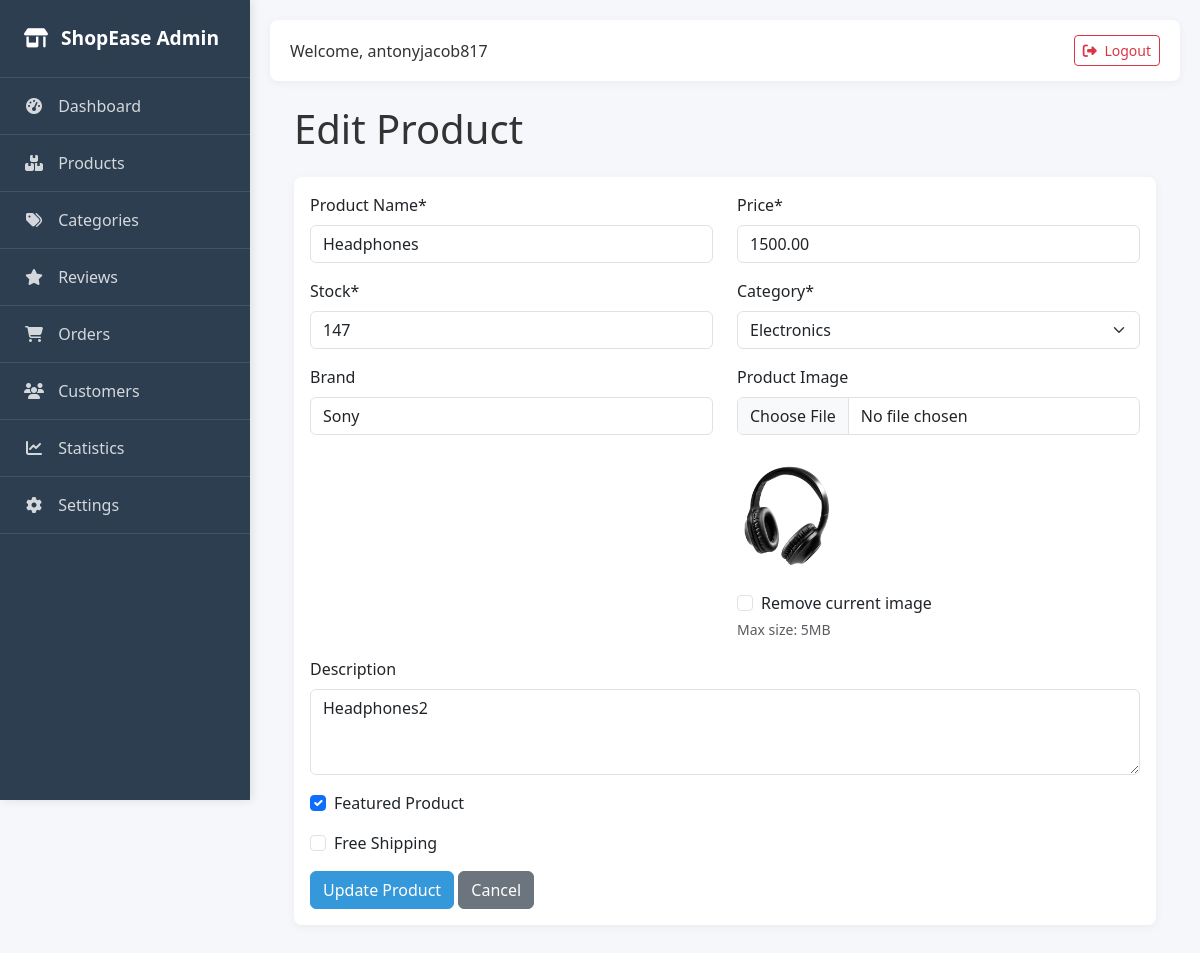
Screenshot of /ecomadmin/products/edit/12/ (signed in) with the database file from the repository.
### client_app/models.py (models this page shows, shortened)
class product(models.Model):
    name = models.CharField(max_length=100, null=True)
    price = models.DecimalField(max_digits=10, decimal_places=2, null=True)
    stock = models.IntegerField(null=True)
    brand = models.CharField(max_length=50, null=True)
    description = models.TextField(null=True)
    featured = models.BooleanField(default=False)
    free_shipping = models.BooleanField(default=False)
    product_image = models.ImageField(upload_to='media', null=True)
    category = models.CharField(max_length=50, null=True)

### client_app/views.py (the view, shortened to what this page needs)
# urls.py: path('products/edit/<int:product_id>/', views.edit_product, name='admin_edit_product'),
@login_required
@user_passes_test(is_admin)
def edit_product(request, product_id):
    product_obj = get_object_or_404(product, id=product_id)
    categories = product.objects.exclude(category__isnull=True).exclude(category__exact='').values_list('category', flat=True).distinct()
    return render(request, 'ecomadmin/editproduct.html', {
        'product': product_obj,
        'categories': categories,
    })

### client_app/views.py (called while the page is built)
def is_admin(user):
    return user.is_authenticated and (user.is_superuser or user.is_staff)

### client_app/templates/ecomadmin/editproduct.html (shortened to what this page needs)
{% extends 'ecomadmin/base.html' %}
{% block content %}
<div class="container">
    <h1 class="my-4">Edit Product</h1>
    <div class="card">
        <div class="card-body">
            <form method="POST" enctype="multipart/form-data">
                <div class="row mb-3">
                    <div class="col-md-6">
                        <label for="name" class="form-label">Product Name*</label>
                        <input type="text" class="form-control" id="name" name="name" value="{{ product.name }}" required>
                    </div>
                    <div class="col-md-6">
                        <label for="price" class="form-label">Price*</label>
                        <input type="number" step="0.01" class="form-control" id="price" name="price" value="{{ product.price }}" required>
                    </div>
                </div>
                <div class="row mb-3">
                    <div class="col-md-6">
                        <label for="stock" class="form-label">Stock*</label>
                        <input type="number" class="form-control" id="stock" name="stock" value="{{ product.stock }}" required>
                    </div>
                    <div class="col-md-6">
                        <label for="category" class="form-label">Category*</label>
                        <select class="form-select" id="category" name="category" required>
                            {% for category in categories %}
                            <option value="{{ category }}" {% if category == product.category %}selected{% endif %}>{{ category }}</option>
                            {% endfor %}
                        </select>
                    </div>
                </div>
                <div class="row mb-3">
                    <div class="col-md-6">
                        <label for="brand" class="form-label">Brand</label>
                        <input type="text" class="form-control" id="brand" name="brand" value="{{ product.brand|default_if_none:'' }}">
                    </div>
                    <div class="col-md-6">
                        <label for="product_image" class="form-label">Product Image</label>
                        <input type="file" class="form-control" id="product_image" name="product_image">
                        {% if product.product_image %}
                        <div class="mt-2">
                            <img src="{{ product.product_image.url }}" alt="{{ product.name }}" width="100">
                            <div class="form-check mt-2">
                                <input class="form-check-input" type="checkbox" id="clear_image" name="clear_image">
                                <label class="form-check-label" for="clear_image">Remove current image</label>
                            </div>
                        </div>
                        {% endif %}
                        <small class="text-muted">Max size: 5MB</small>
                    </div>
                </div>
                <div class="mb-3">
                    <label for="description" class="form-label">Description</label>
                    <textarea class="form-control" id="description" name="description" rows="3">{{ product.description|default_if_none:'' }}</textarea>
                </div>
                <div class="mb-3 form-check">
                    <input type="checkbox" class="form-check-input" id="featured" name="featured" {% if product.featured %}checked{% endif %}>
                    <label class="form-check-label" for="featured">Featured Product</label>
                </div>
                <div class="mb-3 form-check">
                    <input type="checkbox" class="form-check-input" id="free_shipping" name="free_shipping" {% if product.free_shipping %}checked{% endif %}>
                    <label class="form-check-label" for="free_shipping">Free Shipping</label>
                </div>
                <button type="submit" class="btn btn-primary">Update Product</button>
                <a href="{% url 'admin_product_management' %}" class="btn btn-secondary">Cancel</a>
            </form>
        </div>
    </div>
</div>
{% endblock %}

### client_app/templates/ecomadmin/base.html (shortened to what this page needs)
<!DOCTYPE html>
<html lang="en">
<head>
    <link href="https://cdn.jsdelivr.net/npm/bootstrap@5.3.0/dist/css/bootstrap.min.css" rel="stylesheet">
    <link rel="stylesheet" href="https://cdnjs.cloudflare.com/ajax/libs/font-awesome/6.4.0/css/all.min.css">
</head>
<body>
    {% if user.is_authenticated and user.is_staff %}
    <div class="sidebar">
        <div class="sidebar-brand">
            <i class="fas fa-store-alt me-2"></i>
            ShopEase Admin
        </div>
        <ul class="sidebar-nav">
            <li class="sidebar-item">
                <a href="{% url 'admin_dashboard' %}"
                    class="sidebar-link {% if request.path == '/ecomadmin/dashboard/' %}active{% endif %}">
                    <i class="fas fa-tachometer-alt"></i>
                    Dashboard
                </a>
            </li>
            <li class="sidebar-item">
                <a href="{% url 'admin_product_management' %}"
                    class="sidebar-link {% if request.path == '/ecomadmin/products/' %}active{% endif %}">
                    <i class="fas fa-boxes"></i>
                    Products
                </a>
            </li>
            <li class="sidebar-item">
                <a href="#" class="sidebar-link">
                    <i class="fas fa-tags"></i>
                    Categories
                </a>
            </li>
            <li class="sidebar-item">
                <a href="#" class="sidebar-link">
                    <i class="fas fa-star"></i>
                    Reviews
                </a>
            </li>
            <li class="sidebar-item">
                <a href="{% url 'admin_order_list' %}"
                    class="sidebar-link {% if request.path == '/ecomadmin/orders/' %}active{% endif %}">
                    <i class="fas fa-shopping-cart"></i>
                    Orders
                </a>
            </li>
            <li class="sidebar-item">
                <a href="#" class="sidebar-link">
                    <i class="fas fa-users"></i>
                    Customers
                </a>
            </li>
            <li class="sidebar-item">
                <a href="#" class="sidebar-link">
                    <i class="fas fa-chart-line"></i>
                    Statistics
                </a>
            </li>
            <li class="sidebar-item">
                <a href="#" class="sidebar-link">
                    <i class="fas fa-cog"></i>
                    Settings
                </a>
            </li>
        </ul>
    </div>
    <div class="main-content">
        <div class="top-navbar">
            <div class="d-flex justify-content-between align-items-center">
                <span class="me-3">Welcome, {{ user.username }}</span>
                <div>
                    <a href="{% url 'logout' %}" class="btn btn-sm btn-outline-danger">
                        <i class="fas fa-sign-out-alt me-1"></i>
                        Logout
                    </a>
                </div>
            </div>
        </div>
        <div class="container-fluid">
            {% block content %}{% endblock %}
        </div>
    </div>
    {% else %}
    {% block login_content %}{% endblock %}
    {% endif %}
</body>
</html>

### client_app/templates/ecomadmin/base.html (style rules this page uses)
:root { --sidebar-bg: #2c3e50; --sidebar-active: #34495e; --primary-color: #3498db; --success-color: #2ecc71; --danger-color: #e74c3c; --text-color: #333; --light-gray: #f8f9fa; --border-color: #e0e0e0; }
body { font-family: 'Segoe UI', Tahoma, Geneva, Verdana, sans-serif; background-color: #f5f7fb; color: var(--text-color); min-height: 100vh; }
.sidebar { background-color: var(--sidebar-bg); min-height: 100vh; width: 250px; position: fixed; top: 0; left: 0; box-shadow: 2px 0 10px rgba(0, 0, 0, 0.1); z-index: 1000; }
.sidebar-brand { padding: 1.5rem; color: white; font-weight: 600; font-size: 1.2rem; border-bottom: 1px solid rgba(255, 255, 255, 0.1); }
.sidebar-nav { padding: 0; list-style: none; }
.sidebar-item { border-bottom: 1px solid rgba(255, 255, 255, 0.1); }
.sidebar-link { color: rgba(255, 255, 255, 0.8); padding: 1rem 1.5rem; display: block; text-decoration: none; transition: all 0.3s; }
.sidebar-link i { width: 20px; margin-right: 10px; text-align: center; }
.main-content { margin-left: 250px; padding: 20px; min-height: 100vh; }
.top-navbar { background-color: white; box-shadow: 0 2px 10px rgba(0, 0, 0, 0.05); padding: 15px 20px; margin-bottom: 20px; border-radius: 8px; }
.card { border: none; border-radius: 8px; box-shadow: 0 2px 10px rgba(0, 0, 0, 0.05); margin-bottom: 20px; }
.btn-primary { background-color: var(--primary-color); border-color: var(--primary-color); }

### rows the page displays
product: name "Headphones", price "1500.00", stock "147", category "Electronics", brand "Sony", product_image (picture), description "Headphones2", featured "☑"

### other values shown
{{ user.username }} "antonyjacob817"
